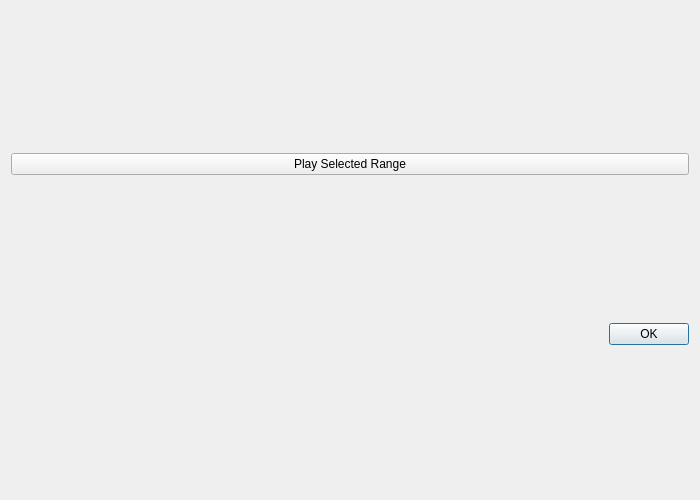
<?xml version="1.0" encoding="UTF-8"?>
<ui version="4.0">
 <class>PreviewDialog</class>
 <widget class="QDialog" name="PreviewDialog">
  <property name="geometry">
   <rect>
    <x>0</x>
    <y>0</y>
    <width>700</width>
    <height>500</height>
   </rect>
  </property>
  <property name="maximumSize">
   <size>
    <width>700</width>
    <height>500</height>
   </size>
  </property>
  <property name="windowTitle">
   <string>Dialog</string>
  </property>
  <layout class="QVBoxLayout" name="verticalLayout_2">
   <item>
    <layout class="QVBoxLayout" name="layoutPlayer">
     <property name="sizeConstraint">
      <enum>QLayout::SetFixedSize</enum>
     </property>
    </layout>
   </item>
   <item>
    <layout class="QHBoxLayout" name="horizontalLayout">
     <item>
      <widget class="QPushButton" name="btnPlayRange">
       <property name="text">
        <string>Play Selected Range</string>
       </property>
       <property name="icon">
        <iconset resource="../images.qrc">
         <normaloff>:/actions/icons/preview_play.png</normaloff>:/actions/icons/preview_play.png</iconset>
       </property>
      </widget>
     </item>
    </layout>
   </item>
   <item>
    <widget class="QDialogButtonBox" name="buttonBox">
     <property name="orientation">
      <enum>Qt::Horizontal</enum>
     </property>
     <property name="standardButtons">
      <set>QDialogButtonBox::Ok</set>
     </property>
    </widget>
   </item>
  </layout>
 </widget>
 <resources>
  <include location="../images.qrc"/>
 </resources>
 <connections>
  <connection>
   <sender>buttonBox</sender>
   <signal>accepted()</signal>
   <receiver>PreviewDialog</receiver>
   <slot>accept()</slot>
   <hints>
    <hint type="sourcelabel">
     <x>248</x>
     <y>254</y>
    </hint>
    <hint type="destinationlabel">
     <x>157</x>
     <y>274</y>
    </hint>
   </hints>
  </connection>
  <connection>
   <sender>buttonBox</sender>
   <signal>rejected()</signal>
   <receiver>PreviewDialog</receiver>
   <slot>reject()</slot>
   <hints>
    <hint type="sourcelabel">
     <x>316</x>
     <y>260</y>
    </hint>
    <hint type="destinationlabel">
     <x>286</x>
     <y>274</y>
    </hint>
   </hints>
  </connection>
 </connections>
</ui>
